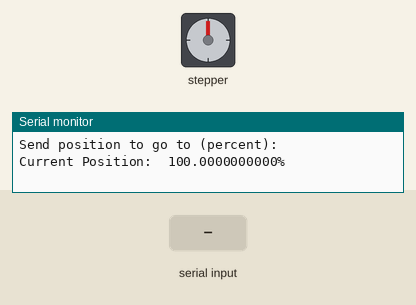
This sketch was run on a simulated Arduino Mega 2560, built with avr-gcc and run on an emulated ATmega2560. Parts: stepper motor, the last lines printed to the serial monitor. Wiring (inferred from the names in the program): stepper motor driver (200 steps per turn assumed): step pin 9; direction pin 8; enable pin 10. Inputs (shaded band) come from the test bench.

Above: at 1.2 s.
1.3 s: "r90\n" received over Serial
At 4.0 s:
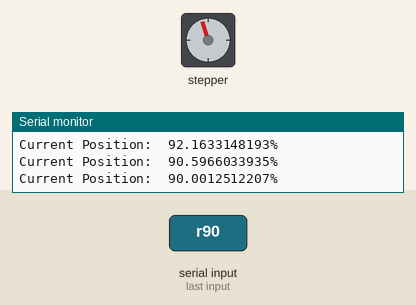
4.3 s: "r,45\n" received over Serial
At 5.3 s:
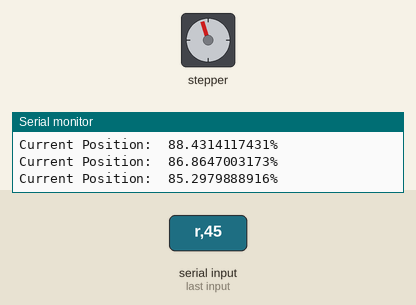
7.3 s: "s90\n" received over Serial
8.8 s: "R,45\n" received over Serial
At 9.6 s:
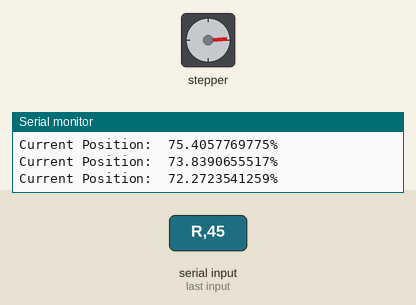
11.8 s: "s,45\n" received over Serial
13.3 s: "r,45\n" received over Serial
At 16.9 s:
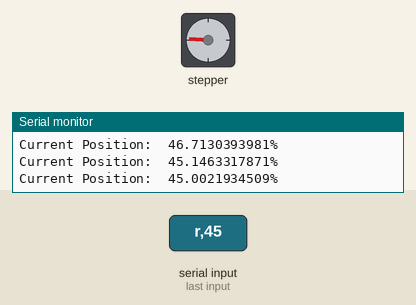
Timing chart, 0 to 17.3 s (numbered marks = the images above; inputs shaded):
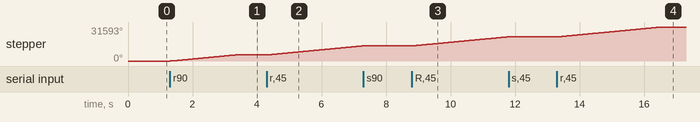

Measured:
- after the input at 1.3 s, stepper: turns 5743° clockwise in 2.1 s, starting at once
- after the input at 4.3 s, stepper: keeps turning clockwise at about 2800°/s, starting at once
- after the input at 8.8 s, stepper: keeps turning clockwise at about 2800°/s, starting at once
- after the input at 13.3 s, stepper: turns 9084° clockwise in 3.2 s, starting at once

The sketch:

BucketWheelActuationDriver.ino
```cpp
/* BucketWheelActuationDriver

Authors: Derek Schumacher, Fatima Dominguez, Jaimiey Sears

Begins by assuming the bucket wheel is at its lowest point (100%)
The user can specify a percentage to actuate to (0-100%)

The circuit uses HSI power screws and Microstep Driver- M6128 :
DIP Switch: [111001] (1 = down, 0 = up)
[current: 1.25; Microstep = 1 (Full-step)]

Send an 's' or 'S' to e-stop screw movement

The wiring scheme for the HSI power screws:
Red (A+)
Red/White (A-)
Green (B+)
Green/white (B-)

PUL+ (pin 9)
DIR+ (pin 8)
PUL- and DIR- grounded

ENA+ connected to ground
ENA- connected to pin 10 (+5V when turning, otherwise 0V)

*/
#define ERROR_OUT_OF_RANGE -1

const int BUCKET_SABERTOOTH_ADDRESS = 1;


int DIRECTION_PIN = 8;
int PULSE_PIN = 9;
int ENABLE = 10;

//31914 steps translates to roughly (under) 100% top to bottom
#define FULL_STEPS 31914
//int stepCount = 0;
int desiredPercent = 0;

//double onePercent = FULL_STEPS/100.0;
//int desiredStep = 0;
int DELAY = 10;

//double currentPercent = 100;
int currentSteps = FULL_STEPS;

//variable which disables all motor movement when set to TRUE.
boolean e_stop = false;

void setup() {

  pinMode(DIRECTION_PIN, OUTPUT);
  pinMode(PULSE_PIN, OUTPUT);
  pinMode(ENABLE, OUTPUT);
  //  digitalWrite(ENABLE, HIGH); //the motor should not make loud screeching
  Serial3.begin(9600);

  Serial.begin(9600);
  Serial.println("Send position to go to (percent):");
  printPosition();
}//setup

void loop() {

  if (Serial.available())
  {
    char cmd = Serial.read();
    if (cmd == 'r' || cmd == 'R') {
      Serial.println("Enter a height for bucket wheel:");
      while (!Serial.available());
      int readValue = Serial.parseInt();
      moveToPercent(readValue);
    }

    if (cmd == 's' || cmd == 'S') {
      Serial.println("Enter a speed for bucket wheel:");
      while (!Serial.available());
      int readValue = Serial.parseInt();
      if (readValue >= 0) {
//        128
//        130
//        131
        driveClockwise(128, readValue, 1);
        driveClockwise(130, readValue, 1);
        driveClockwise(131, readValue, 1);
        Serial.println("Spinning bucketwheel clockwise");
      } else {
        driveCounterclockwise(128, -1*readValue, 0);
        driveCounterclockwise(130, -1*readValue, 0);
        driveCounterclockwise(131, -1*readValue, 0);
        Serial.println("Spinning bucketwheel counter-clockwise");
      }
    }

  }
  e_stop = false;
}//loop

//moves the wheel the down the number of steps specified
//negative steps will be interpred as moving the wheel up.
void actuate(int steps) {
  //enable the controller
  digitalWrite(ENABLE, LOW);

  int dir = 0;
  //select which direction to go
  if (steps > 0) {
    digitalWrite(DIRECTION_PIN, LOW);
    dir = 1;
  }
  else {
    digitalWrite(DIRECTION_PIN, HIGH);
    dir = -1;
  }

  for(int i = 0; i < abs(steps); i++) {
    //leave if we say so
    interrupt();
    if (e_stop) break;

    //send pulse to controller
    delayMicroseconds(DELAY);
    digitalWrite(PULSE_PIN, HIGH);
    delayMicroseconds(DELAY);
    digitalWrite(PULSE_PIN, LOW);

    //update and print position as we move
    currentSteps += dir;
    if (i%500 == 0) printPosition();

    //wait for 100 ms
    delayMicroseconds(1000000);
  }
  //report final position
  printPosition();

  digitalWrite(ENABLE, HIGH);
}

//used to read any commands that have been recieved
void interrupt() {
  if (Serial.available()) {
    char command = Serial.read();
    switch (command) {
      case 's':
        e_stop = true;
        break;
      case 'S':
        e_stop = true;
        break;
    }
  }
}

//short subroutine to print the current actuation position of the bucketwheel
void printPosition() {
  Serial.print("Current Position:\t");
  Serial.print(toPercent(currentSteps), DEC);
  Serial.println("%");
}


//moves to the given percent from the current position
int moveToPercent(int percent){
  //error check
  if (percent > 100 || percent < 0) return ERROR_OUT_OF_RANGE;

  //calculate number of steps and move.
  int stepsToMove = int(-(toPercent(currentSteps) - percent)/100.0 * FULL_STEPS);
  Serial.print("Moving to ");
  Serial.print(percent, DEC);
  Serial.print("% from ");
  Serial.print(toPercent(currentSteps), DEC);
  Serial.println("%");
  actuate(stepsToMove);
}

//takes a position in steps and converts it to a percentage
double toPercent(int steps) {
  return steps*100.0/FULL_STEPS;
}

/**
 * Drives a given motor at a given speed in a clockwise direction
 *
 * Paramteters:
 *  motorID - the id of the motor to spin (0-11)
 *  speed - the speed at which to spin the motor.
 */
void driveClockwise(int motorID, int speed, unsigned char command){


  // Packet format: Address Byte, Command Byte, Value Byte, Checksum.
  // Build the data packet:
  // Get the address and motor command ID from a predefined array.
  unsigned char address = motorID;
  // If the motor is connected backwards, we need to flip the command from 0/4 to 1/5:

  unsigned char checksum = (address + command + ((char)speed)) & 0b01111111;

  // Write the packet.
  Serial3.write(address);
  Serial3.write(command);
  Serial3.write(((char)speed));
  Serial3.write(checksum);
  //TODO: Move the delay time to a constant
  delayMicroseconds(1000);
}

/**
 * Drives a given motor at a given speed in a counterclockwise direction
 *
 * Paramteters:
 *  motorID - the id of the motor to spin (0-11)
 *  speed - the speed at which to spin the motor.
 */
void driveCounterclockwise(char motorID, char speed, unsigned char command){

  // Packet format: Address Byte, Command Byte, Value Byte, Checksum.
  unsigned char address = motorID;
  // If the motor is connected backwards, we need to flip the command from 1/5 to 0/4:

  unsigned char checksum = (address + command + speed) & 0b01111111;
  Serial3.write(address);
  Serial3.write(command);
  Serial3.write(speed);
  Serial3.write(checksum);
  //TODO: Move the delay time to a constant
  delayMicroseconds(1000);
}
```
